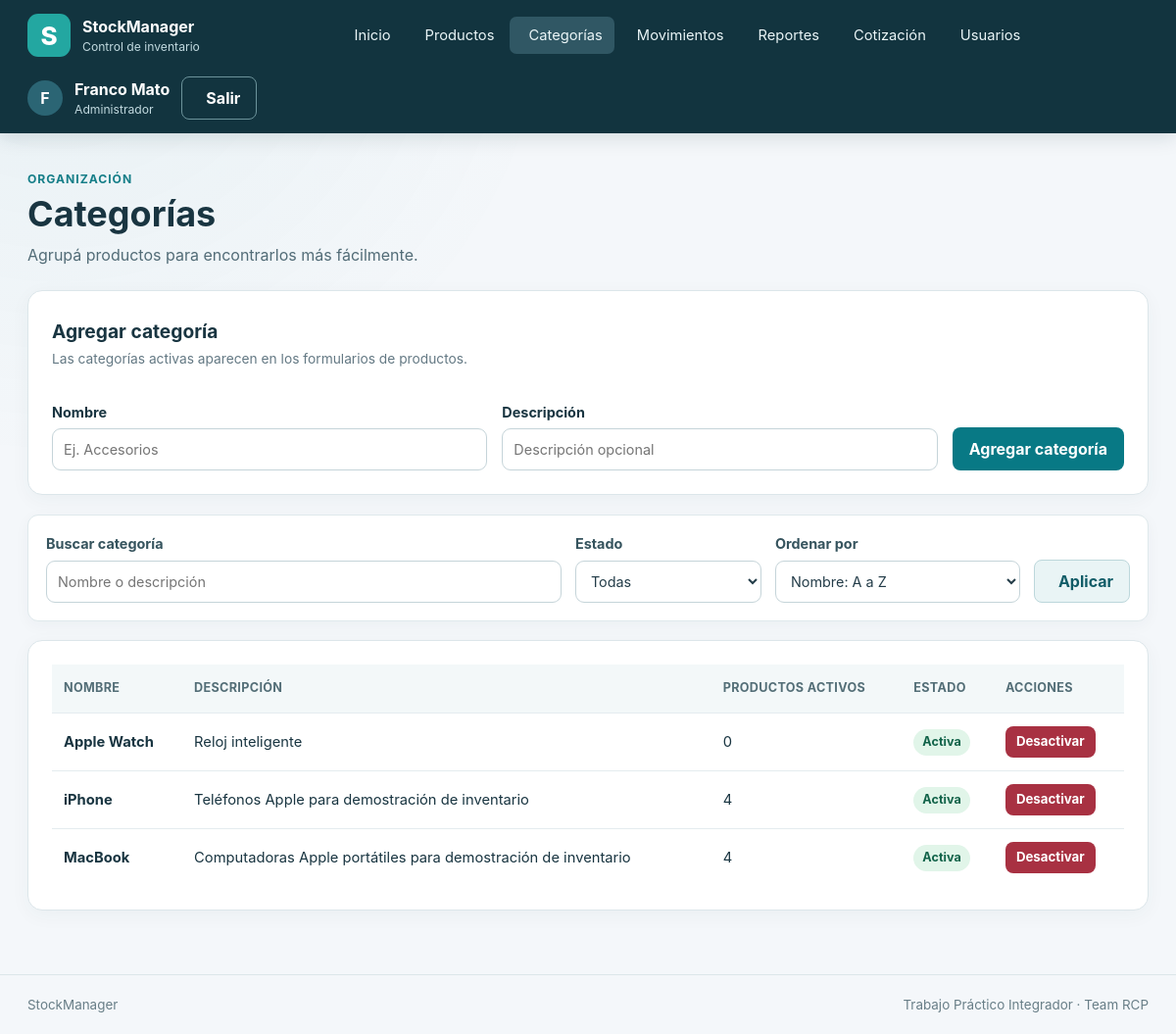
The app's page /categorias/ (signed in), older data.
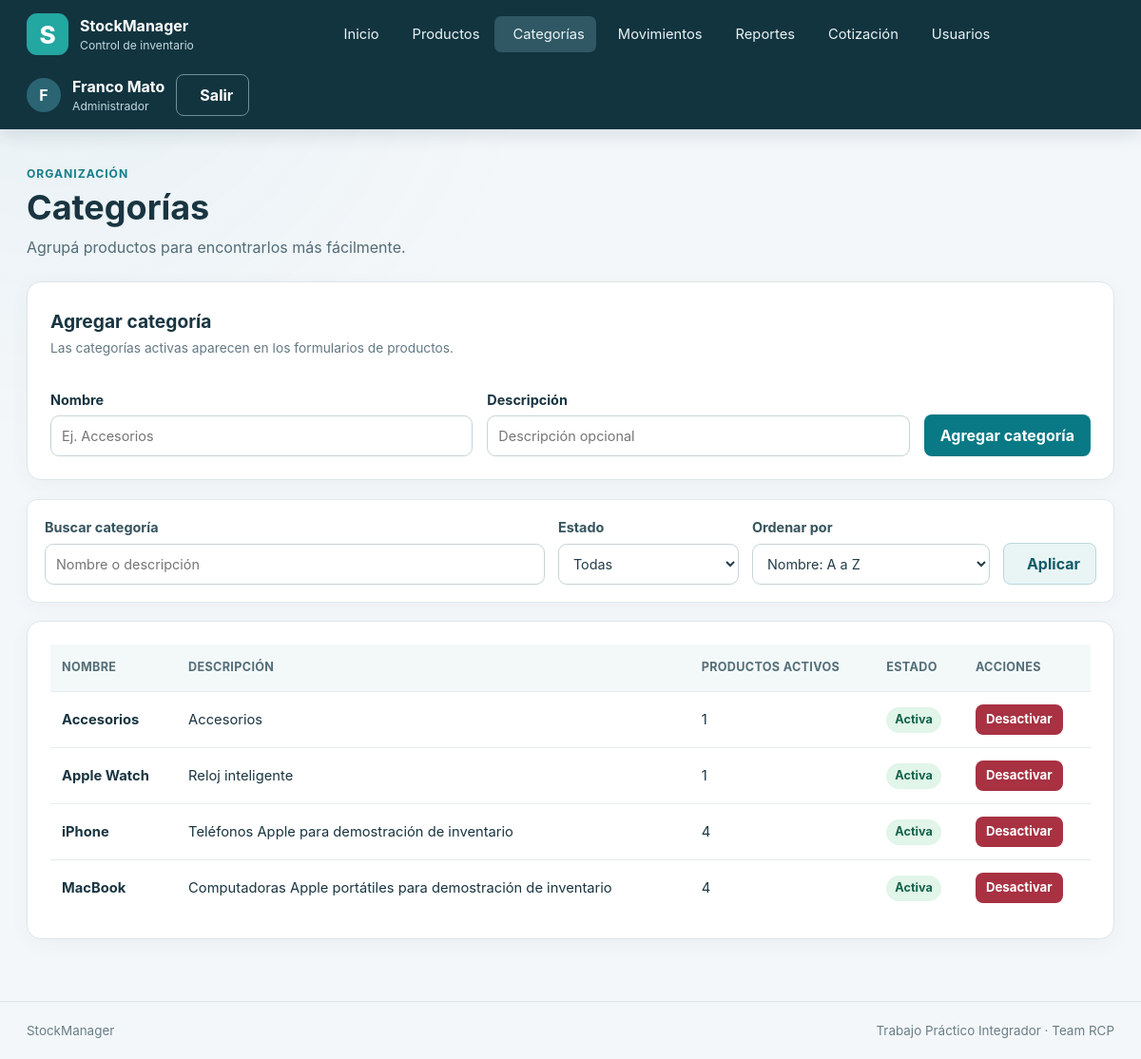
The same page, newer data.
### app/models.py (models this page shows)
class Categoria(db.Model):
    __tablename__ = "categorias"
    id = db.Column(db.Integer, primary_key=True)
    nombre = db.Column(db.Text, nullable=False, unique=True)
    descripcion = db.Column(db.Text)
    activa = db.Column(db.Integer, nullable=False, default=1)

### app/categorias/routes.py (the view)
@bp.get("/")
@login_requerido
def listar():
    busqueda = request.args.get("q", "").strip()[:80]
    estado = request.args.get("estado", "")
    orden = request.args.get("orden", "nombre_asc")
    if estado not in {"activa", "inactiva"}:
        estado = ""
    if orden not in {"nombre_asc", "nombre_desc", "productos_desc", "productos_asc"}:
        orden = "nombre_asc"
    cantidad_productos = (
        select(func.count(Producto.id))
        .where(Producto.categoria_id == Categoria.id, Producto.activo == 1)
        .scalar_subquery()
    )
    consulta = select(Categoria, cantidad_productos.label("cantidad_productos"))
    if busqueda:
        termino = f"%{busqueda}%"
        consulta = consulta.where(
            or_(Categoria.nombre.ilike(termino), Categoria.descripcion.ilike(termino))
        )
    if estado:
        consulta = consulta.where(Categoria.activa == (1 if estado == "activa" else 0))
    if orden == "nombre_desc":
        consulta = consulta.order_by(Categoria.nombre.desc(), Categoria.id)
    elif orden == "productos_desc":
        consulta = consulta.order_by(cantidad_productos.desc(), Categoria.nombre)
    elif orden == "productos_asc":
        consulta = consulta.order_by(cantidad_productos.asc(), Categoria.nombre)
    else:
        consulta = consulta.order_by(Categoria.nombre, Categoria.id)
    categorias = db.session.execute(consulta).all()
    return render_template(
        "categorias/lista.html",
        categorias=categorias,
        busqueda=busqueda,
        estado=estado,
        orden=orden,
    )

### app/security.py (called while the page is built)
def csrf_token() -> str:
    if "csrf_token" not in session:
        session["csrf_token"] = secrets.token_urlsafe(32)
    return session["csrf_token"]

def validar_csrf() -> None:
    if request.method in {"POST", "PUT", "PATCH", "DELETE"}:
        actual = session.get("csrf_token", "")
        recibido = request.form.get("csrf_token", "")
        if not actual or not recibido or not hmac.compare_digest(actual, recibido):
            abort(400, description="Token CSRF inválido. Volvé a cargar el formulario.")

def login_requerido(func):
    @wraps(func)
    def wrapper(*args, **kwargs):
        if g.usuario is None:
            return redirect(url_for("auth.login"))
        return func(*args, **kwargs)
    return wrapper

### app/templates/categorias/lista.html (shortened to what this page needs)
{% extends 'base.html' %}
{% block contenido %}
<section class="page-heading">
  <div>
    <p class="eyebrow">Organización</p>
    <h1>Categorías</h1>
    <p class="page-lead">Agrupá productos para encontrarlos más fácilmente.</p>
  </div>
</section>
{% if g.usuario.rol.nombre == 'administrador' %}
<section class="panel">
  <div class="section-heading">
    <div>
      <h2>Agregar categoría</h2>
      <p class="helper-text">Las categorías activas aparecen en los formularios de productos.</p>
    </div>
  </div>
  <form method="post" action="{{ url_for('categorias.nuevo') }}" class="inline-form">
    <label>Nombre
      <input name="nombre" maxlength="80" placeholder="Ej. Accesorios" required>
    </label>
    <label>Descripción
      <input name="descripcion" maxlength="500" placeholder="Descripción opcional">
    </label>
    <button class="button button--primary" type="submit">Agregar categoría</button>
  </form>
</section>
{% endif %}
<form class="filter-panel category-filter-panel" method="get">
  <label class="search-field"><span>Buscar categoría</span>
    <input name="q" value="{{ busqueda }}" maxlength="80" placeholder="Nombre o descripción">
  </label>
  <label><span>Estado</span>
    <select name="estado">
      <option value="" {% if not estado %}selected{% endif %}>Todas</option>
    </select>
  </label>
  <label><span>Ordenar por</span>
    <select name="orden">
      <option value="nombre_asc" {% if orden == 'nombre_asc' %}selected{% endif %}>Nombre: A a Z</option>
    </select>
  </label>
  <div class="category-filter-actions">
    <button class="button button--secondary" type="submit">
       Aplicar
    </button>
  </div>
</form>
<section class="panel table-wrap">
  <table>
    <thead>
      <tr>
        <th>Nombre</th>
        <th>Descripción</th>
        <th>Productos activos</th>
        <th>Estado</th>
        {% if g.usuario.rol.nombre == 'administrador' %}<th>Acciones</th>{% endif %}
      </tr>
    </thead>
    <tbody>
      {% for c, cantidad_productos in categorias %}
      <tr>
        <td class="cell-primary">{{ c.nombre }}</td>
        <td>{{ c.descripcion or '—' }}</td>
        <td>{{ cantidad_productos }}</td>
        <td><span class="status-badge {{ 'status-badge--active' if c.activa else 'status-badge--inactive' }}">{{
            'Activa' if c.activa else 'Inactiva' }}</span></td>
        {% if g.usuario.rol.nombre == 'administrador' %}
        <td>
          {% if c.activa %}
          <form method="post" action="{{ url_for('categorias.desactivar', categoria_id=c.id) }}">
            <button class="button button--danger button--small" type="submit">Desactivar</button>
          </form>
          {% else %}<span class="helper-text">—</span>{% endif %}
        </td>
        {% endif %}
      </tr>
      {% endfor %}
    </tbody>
  </table>
</section>
{% endblock %}

Row changes from the older to the newer data that the page shows:
added Categoria: nombre "Accesorios", descripcion "Accesorios", activa "1", activa "Activa"
computed for Categoria "Apple Watch": activa "0" → "1"
